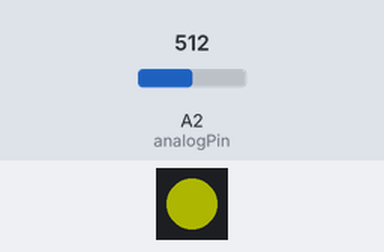
A sketch run on a simulated ATtiny85, built with avr-gcc and run on an emulated ATtiny85. On the bench: 1 RGB LEDs in strip order, left to right. The test bench sets the inputs (shaded band); at power-on: A2 (analogPin) = 512. Dim RGB values are drawn brighter than linear; sleep ends after the set time or at an interrupt.

Above: at 9.0 s.
9.1 s: A2 (analogPin) set to 716
At 10.2 s:
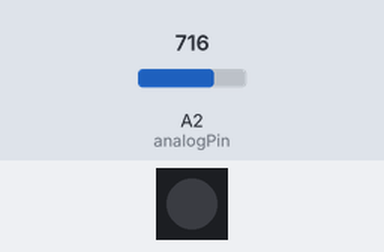
At 17.2 s:
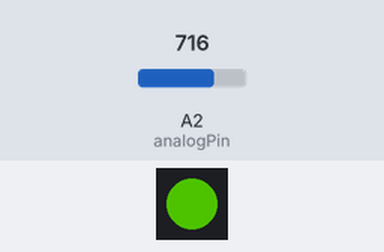
18.9 s: A2 (analogPin) set to 996
27.0 s: A2 (analogPin) set to 1020
At 33.3 s:
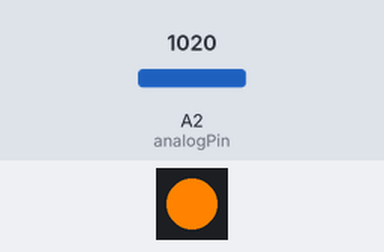
41.0 s: A2 (analogPin) set to 306
51.6 s: A2 (analogPin) set to 352
59.8 s: A2 (analogPin) set to 414
68.0 s: A2 (analogPin) set to 440
Timing chart, 0 to 76.2 s (numbered marks = the images above; inputs shaded):
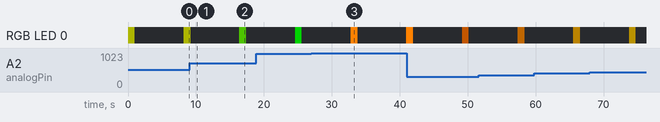

Measured:
- the behaviour switches between 1007 and 1008 on A2 (analogPin) (found by bisection; images 2 and 3)

The sketch:

MoistureIndic.ino
```cpp
/*
  __  __       _     _                    _____           _ _           _              __      _____
 |  \/  |     (_)   | |                  |_   _|         | (_)         | |             \ \    / / _ \
 | \  / | ___  _ ___| |_ _   _ _ __ ___    | |  _ __   __| |_  ___ __ _| |_ ___  _ __   \ \  / / | | |
 | |\/| |/ _ \| / __| __| | | | '__/ _ \   | | | '_ \ / _` | |/ __/ _` | __/ _ \| '__|   \ \/ /| | | |
 | |  | | (_) | \__ \ |_| |_| | | |  __/  _| |_| | | | (_| | | (_| (_| | || (_) | |       \  / | |_| |
 |_|  |_|\___/|_|___/\__|\__,_|_|  \___| |_____|_| |_|\__,_|_|\___\__,_|\__\___/|_|        \/   \___/

  By Florian LOBERT, 2019

  Reducing power consumption with the help of this website: https://www.re-innovation.co.uk/docs/sleep-modes-on-attiny85/
 */
#define F_CPU 8000000  // This is used by delay.h library
#include <stdlib.h>
#include <EEPROM.h>
#include <avr/io.h>        // Adds useful constants
#include <util/delay.h>    // Adds delay_ms and delay_us functions
#include <avr/sleep.h>
#include <avr/interrupt.h>
#include <Adafruit_NeoPixel.h>

// Routines to set and clear bits (used in the sleep code)
#ifndef cbi
#define cbi(sfr, bit) (_SFR_BYTE(sfr) &= ~_BV(bit))
#endif
#ifndef sbi
#define sbi(sfr, bit) (_SFR_BYTE(sfr) |= _BV(bit))
#endif

// Pins
const int analogPin = A2;
const int rgbPin = 2;
const int MoistureSensorVoltagePin = 1;

// Variables
float moistureValue = 0; //0-1000
int red=0; //0-255
int green=0; //0-255

// "Strip"
Adafruit_NeoPixel myLed = Adafruit_NeoPixel(1, rgbPin, NEO_GRB + NEO_KHZ800);

//************ USER PARAMETERS***********************
//******************MODE*****************************
//const int deviceType = 85;  // 45 = ATTiny45, NO serial output, 85 = AtTiny85, with serial output


// Variables for the Sleep/power down modes:
volatile boolean f_wdt = 1;

void setup() {
  pinMode(rgbPin, OUTPUT);
  pinMode(MoistureSensorVoltagePin, OUTPUT);
  pinMode(analogPin, INPUT);
  myLed.begin();
  myLed.show(); // Initialize to 'off'

  setup_watchdog(9);
}

void loop() {
  if (f_wdt==1) {  // wait for timed out watchdog / flag is set when a watchdog timeout occurs
    f_wdt=0;       // reset flag

    // Read the moisture value and calculate green and red value
    digitalWrite(MoistureSensorVoltagePin,HIGH);
    _delay_ms(10);
    moistureValue = analogRead(analogPin);
    green = int((255.0*moistureValue/1000.0)*0.5);
    red = int((255.0-255.0*moistureValue/1000.0)*0.5);
    _delay_ms(10);
    digitalWrite(MoistureSensorVoltagePin,LOW);
    // Set the color of the RGB Led for 1s
    myLed.setPixelColor(0, myLed.Color(red, green ,0));
    myLed.show();
    delay(1000);
    // Turn off the led
    myLed.setPixelColor(0, myLed.Color(0, 0, 0));
    myLed.show();
    // Set the ports to be inputs - saves more power
    pinMode(rgbPin, INPUT);
    pinMode(MoistureSensorVoltagePin, INPUT);
    system_sleep();  // Send the unit to sleep
    // Set the ports to be output again
    pinMode(rgbPin, OUTPUT);
    pinMode(MoistureSensorVoltagePin, OUTPUT);
  }
}

// set system into the sleep state
// system wakes up when wtchdog is timed out
void system_sleep() {

  cbi(ADCSRA,ADEN);                    // switch Analog to Digitalconverter OFF

  set_sleep_mode(SLEEP_MODE_PWR_DOWN); // sleep mode is set here
  sleep_enable();

  sleep_mode();                        // System actually sleeps here

  sleep_disable();                     // System continues execution here when watchdog timed out

  sbi(ADCSRA,ADEN);                    // switch Analog to Digitalconverter ON

}

// 0=16ms, 1=32ms,2=64ms,3=128ms,4=250ms,5=500ms
// 6=1 sec,7=2 sec, 8=4 sec, 9= 8sec
void setup_watchdog(int ii) {

  byte bb;
  int ww;
  if (ii > 9 ) ii=9;
  bb=ii & 7;
  if (ii > 7) bb|= (1<<5);
  bb|= (1<<WDCE);
  ww=bb;

  MCUSR &= ~(1<<WDRF);
  // start timed sequence
  WDTCR |= (1<<WDCE) | (1<<WDE);
  // set new watchdog timeout value
  WDTCR = bb;
  WDTCR |= _BV(WDIE);
}

// Watchdog Interrupt Service / is executed when watchdog timed out
ISR(WDT_vect) {
  f_wdt=1;  // set global flag
}
```
